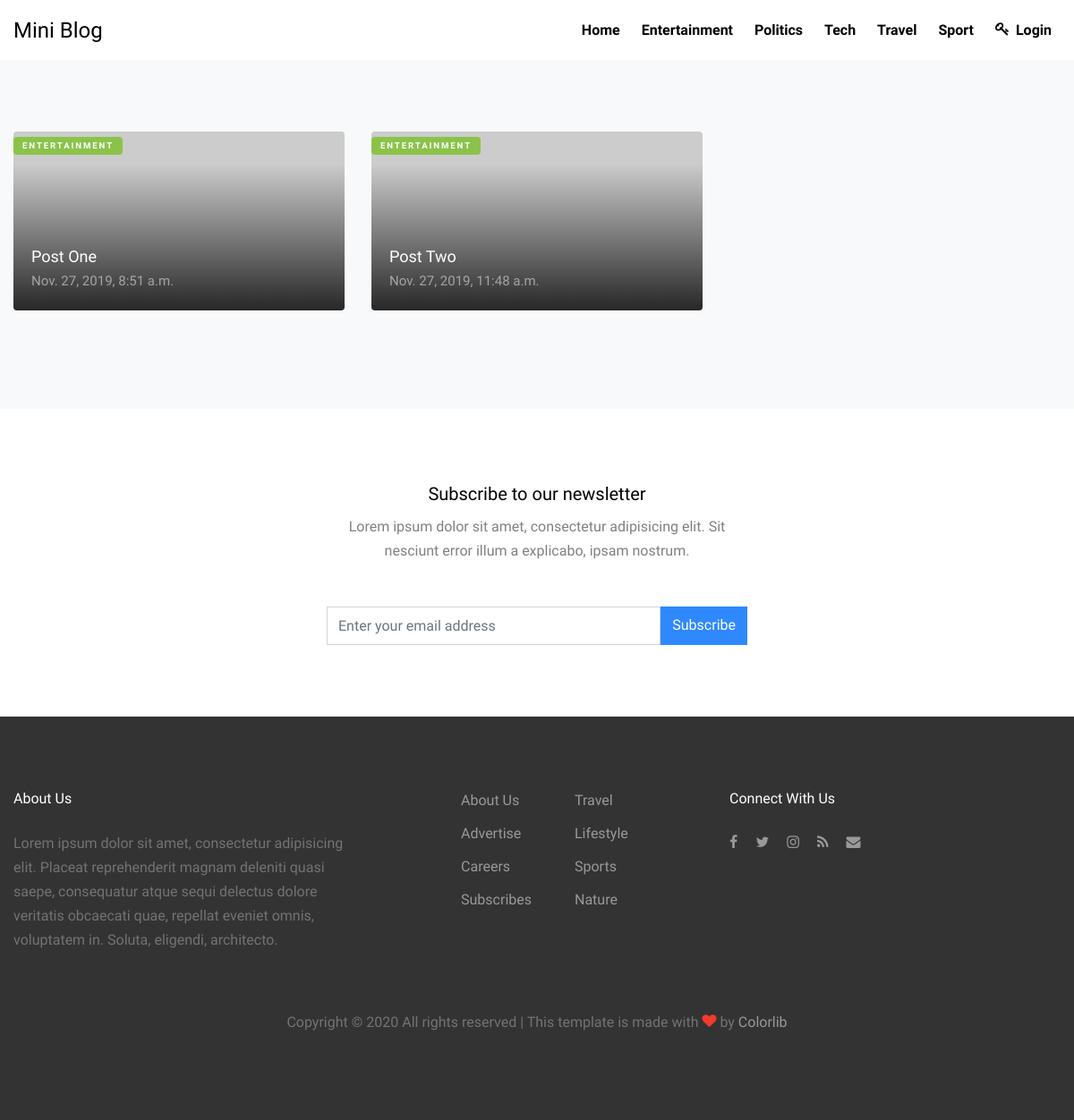
Page /blog-category/entertainments on the committed database.
### post/models.py (models this page shows, shortened)
class Category(models.Model):
    title = models.CharField(max_length=100)
    color = models.CharField(
        choices=COLORS,
        default='Green',
        max_length=30
    )
    slug = models.SlugField(unique=True)
    def __str__(self):
        return self.title
    class Meta:
        verbose_name_plural = "Categories"
    def get_absolute_url(self):
        return reverse("post:category", kwargs={"category_slug": self.slug})

class Post(models.Model):
    title = models.CharField(max_length=100)
    content = HTMLField()
    category = models.ForeignKey(Category, on_delete=models.CASCADE)
    pub_date = models.DateTimeField(auto_now_add=True)
    author = models.ForeignKey(User, on_delete=models.CASCADE)
    featured = models.BooleanField()
    url = models.SlugField(unique=True)
    def __str__(self):
        return self.title
    def get_absolute_url(self):
        return reverse("post:detail", kwargs={"post_slug": self.url})

### post/views.py (the view)
# urls.py: path('blog-category/<category_slug>', views.PostByCategory.as_view(), name="category"),
class PostByCategory(View):
    def get(self, request, category_slug, *args, **kwargs):
        category = get_object_or_404(Category, slug=category_slug)
        context = {
            'post': Post.objects.filter(category=category),
            'categories': Category.objects.all()[:5],
            'title': category
        }
        return render(request, 'post/post_by_category.html', context)

### post/templates/post/post_by_category.html
{% extends 'post/base.html' %}
{% block content %}
<div class="site-section bg-light">
    <div class="container">
        <div class="row align-items-stretch retro-layout-2">
            {% for post in post %}
            <div class="col-md-4">
                <a href="{{ post.get_absolute_url }}" class="h-entry mb-30 v-height gradient"
                    style="background-image: url('https://picsum.photos/200/300');">
                    <span class="post-category text-white {{ post.category.color }}">{{ post.category }}</span>
                    <div class="text">
                        <h2>{{ post }}</h2>
                        <span class="date">{{ post.pub_date }}</span>
                    </div>
                </a>
            </div>
            {% endfor %}
        </div>
    </div>
</div>
{% endblock %}

### post/templates/post/base.html (shortened to what this page needs)
{% load static %}
<!DOCTYPE html>
<html lang="en">
<head>
    <link rel="stylesheet" href="{% static 'fonts/icomoon/style.css' %}">
    <link rel="stylesheet" href="{% static 'css/bootstrap.min.css' %}">
    <link rel="stylesheet" href="{% static 'css/magnific-popup.css' %}">
    <link rel="stylesheet" href="{% static 'css/jquery-ui.css' %}">
    <link rel="stylesheet" href="{% static 'css/owl.carousel.min.css' %}">
    <link rel="stylesheet" href="{% static 'css/owl.theme.default.min.css' %}">
    <link rel="stylesheet" href="{% static 'css/bootstrap-datepicker.css' %}">
    <link rel="stylesheet" href="{% static 'fonts/flaticon/font/flaticon.css' %}">
    <link rel="stylesheet" href="{% static 'css/aos.css' %}">
    <link rel="stylesheet" href="{% static 'css/style.css' %}">
</head>
<body>
    <div class="site-wrap">
        <header class="site-navbar" role="banner">
            <div class="container-fluid">
                <div class="row align-items-center">
                    <div class="col-4 site-logo">
                        <a href="/" class="text-black h2 mb-0">Mini Blog</a>
                    </div>
                    <div class="col-8 text-right">
                        <nav class="site-navigation" role="navigation">
                            <ul class="site-menu js-clone-nav mr-auto d-none d-lg-block mb-0">
                                <li><a href="/">Home</a></li>
                                {% for category in categories %}
                                <li><a href="{{ category.get_absolute_url }}">{{ category }}</a></li>
                                {% endfor %}
                                {% if user.is_authenticated %}
                                <li><a href="{% url 'dashboard:index' %}"><i class="icon-user">
                                        </i>{{ request.user }}</a></li>
                                {% else %}
                                <li><a href="#" data-toggle="modal" data-target="#exampleModal"><i class="icon-key">
                                        </i>Login</a></li>
                                {% endif %}
                            </ul>
                        </nav>
                    </div>
                </div>
            </div>
        </header>
        {% block content %}
        {% endblock %}
        <div class="site-section bg-lightx">
            <div class="container">
                <div class="row justify-content-center text-center">
                    <div class="col-md-5">
                        <div class="subscribe-1 ">
                            <h2>Subscribe to our newsletter</h2>
                            <p class="mb-5">Lorem ipsum dolor sit amet, consectetur adipisicing elit. Sit nesciunt error
                                illum a explicabo, ipsam nostrum.</p>
                            <form action="#" class="d-flex">
                                <input type="text" class="form-control" placeholder="Enter your email address">
                                <input type="submit" class="btn btn-primary" value="Subscribe">
                            </form>
                        </div>
                    </div>
                </div>
            </div>
        </div>
        <div class="site-footer">
            <div class="container">
                <div class="row mb-5">
                    <div class="col-md-4">
                        <h3 class="footer-heading mb-4">About Us</h3>
                        <p>Lorem ipsum dolor sit amet, consectetur adipisicing elit. Placeat reprehenderit magnam
                            deleniti quasi saepe, consequatur atque sequi delectus dolore veritatis obcaecati quae,
                            repellat eveniet omnis, voluptatem in. Soluta, eligendi, architecto.</p>
                    </div>
                    <div class="col-md-3 ml-auto">
                        <ul class="list-unstyled float-left mr-5">
                            <li><a href="#">About Us</a></li>
                            <li><a href="#">Advertise</a></li>
                            <li><a href="#">Careers</a></li>
                            <li><a href="#">Subscribes</a></li>
                        </ul>
                        <ul class="list-unstyled float-left">
                            <li><a href="#">Travel</a></li>
                            <li><a href="#">Lifestyle</a></li>
                            <li><a href="#">Sports</a></li>
                            <li><a href="#">Nature</a></li>
                        </ul>
                    </div>
                    <div class="col-md-4">
                        <div>
                            <h3 class="footer-heading mb-4">Connect With Us</h3>
                            <p>
                                <a href="#"><span class="icon-facebook pt-2 pr-2 pb-2 pl-0"></span></a>
                                <a href="#"><span class="icon-twitter p-2"></span></a>
                                <a href="#"><span class="icon-instagram p-2"></span></a>
                                <a href="#"><span class="icon-rss p-2"></span></a>
                                <a href="#"><span class="icon-envelope p-2"></span></a>
                            </p>
                        </div>
                    </div>
                </div>
                <div class="row">
                    <div class="col-12 text-center">
                        <p>
                            Copyright &copy;
                            <script>document.write(new Date().getFullYear());</script> All rights reserved | This
                            template is made with <i class="icon-heart text-danger" aria-hidden="true"></i> by <a
                                href="https://colorlib.com" target="_blank">Colorlib</a>
                        </p>
                    </div>
                </div>
            </div>
        </div>
    </div>
</body>
</html>

### rows in the picture
Category: title "Entertainment"
Category: title "Politics"
Category: title "Tech"
Category: title "Travel"
Category: title "Sport"
Post: category "ENTERTAINMENT", title "Post One", pub_date "Nov. 27, 2019, 8:51 a.m."
Post: category "ENTERTAINMENT", title "Post Two", pub_date "Nov. 27, 2019, 11:48 a.m."
